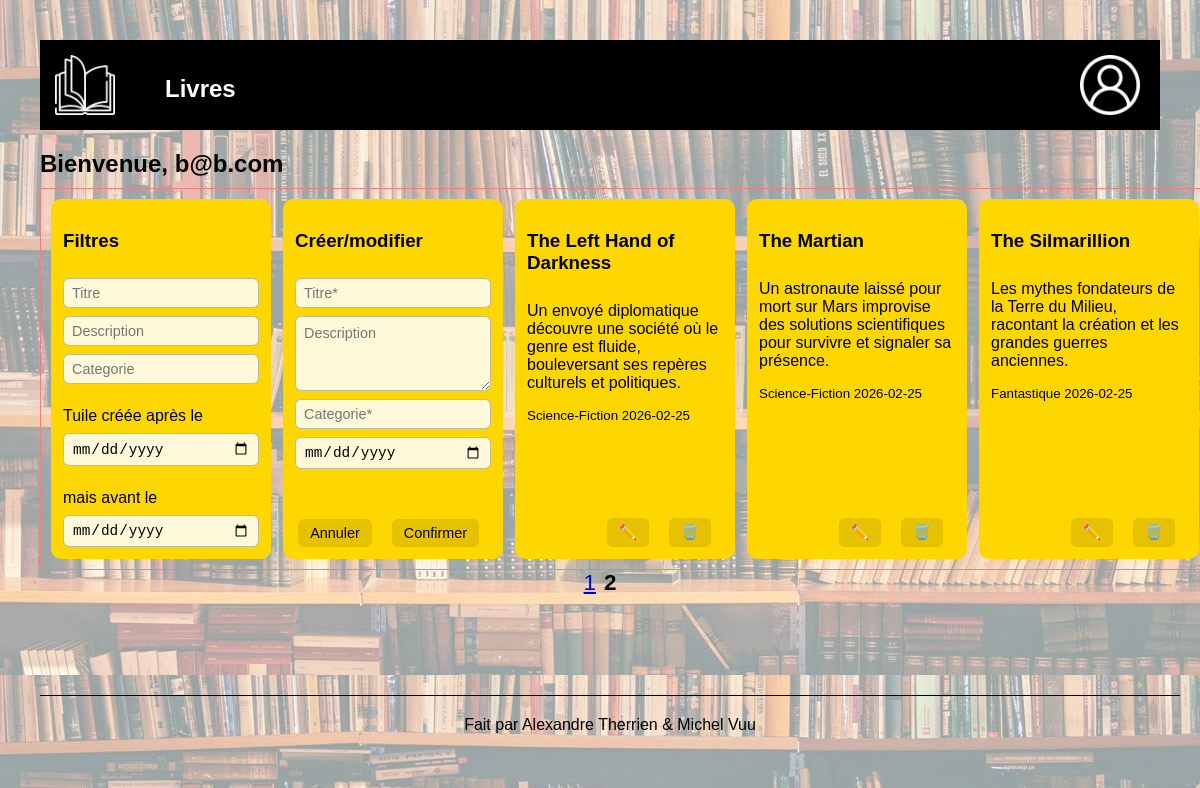
/user_home.php?page=2 (signed in), run on the app's committed database.
### tables this page shows
CREATE TABLE `tiles` (
  `tile_id` int(11) NOT NULL,
  `title` varchar(255) NOT NULL,
  `tile_date` date NOT NULL,
  `category` varchar(100) DEFAULT NULL,
  `description` text NOT NULL,
  `account_id` int(11) NOT NULL
);

### public/user_home.php (the view, shortened to what this page needs)
<?php
require_once __DIR__ . '/../includes/db.php';
$query_admin = $bdd->prepare("
        SELECT admin
        FROM accounts
        WHERE account_id = :account_id
        ");
$query_admin->execute(['account_id' => $_SESSION['account_id']]);
$isAdmin = (bool)$query_admin->fetchColumn();
if ($isAdmin) {
    $query_count = $bdd->prepare("SELECT COUNT(*) FROM tiles");
    $query_count->execute();
} else {
    $query_count = $bdd->prepare("SELECT COUNT(*) FROM tiles WHERE account_id = :account_id");
    $query_count->execute(['account_id' => $_SESSION['account_id']]);
}
$perPage = 15;
$page = max(1, (int)($_GET['page'] ?? 1));
$offset = ($page -1) * $perPage;
$total_tiles = (int)$query_count->fetchColumn();
$total_pages = (int)ceil($total_tiles / $perPage);
$sql = "SELECT tile_id, title, tile_date, category, description
        FROM tiles ";
if (!$isAdmin) {
        $sql .= "WHERE account_id = :account_id ";
}
$sql .= "ORDER BY title ASC
         LIMIT $perPage OFFSET $offset";
$query = $bdd->prepare($sql);
if (!$isAdmin) {$query->execute(['account_id' => $_SESSION['account_id']]);}
else {$query->execute();}
$tiles = $query->fetchAll(PDO::FETCH_ASSOC);
?>
<!DOCTYPE html>
<html lang="fr">
<head>
        <link rel="stylesheet" href="./assets/css/style.css">
</head>
<body>
        <?php include('./partials/header.php'); ?>
<h2>Bienvenue, <?=  ($_SESSION['account_name']) ?></h2>
<div class="container">
        <div class="tile">
                <form>
                        <h3>Filtres</h3>
                        <input type="text" id="title_f" placeholder="Titre" onkeyup="filterTiles()">
                        <input type="text" id="description_f" placeholder="Description" onkeyup="filterTiles()">
                        <input type="text" id="category_f" placeholder="Categorie" onkeyup="filterTiles()">
                        <label>Tuile créée après le</label><input type="date" id="date_begin_f" placeholder="Date création" onchange="filterTiles()">
                        <label>mais avant le</label><input type="date" id="date_end_f" onchange="filterTiles()">
                </form>
        </div>
        <div class="tile">
                <form id="tile_form">
                        <h3>Créer/modifier</h3>
                        <input type="text" id="title_m" name="title" placeholder="Titre*" required>
                        <textarea id="description_m" name="description" placeholder="Description" rows="3"
                                oninput="this.style.height='';this.style.height=this.scrollHeight+'px'"></textarea>
                        <input type="text" id="category_m" name="category" placeholder="Categorie*" required></input>
                        <input type="date" id="date_m" name="tile_date" required></input>
                        <div class="tile-actions">
                                <button type="button" id="btn-cancel-edit">Annuler</button>
                                <button type="submit">Confirmer</button>
                        </div>
                </form>
        </div>
        <div id="tiles_result">
                <?php foreach ($tiles as $tile): ?>
                        <div class="tile" data-tile-id="<?= (int)$tile['tile_id'] ?>">
                                <h3><?= htmlspecialchars($tile['title']) ?></h3>
                                <p><?= htmlspecialchars($tile['description']) ?></p>
                                <small>
                                        <span><?= htmlspecialchars($tile['category']) ?></span>
                                        <span><?= htmlspecialchars($tile['tile_date']) ?></span>
                                </small>
                                <div class="tile-actions">
                                        <button type="button" class="btn-edit">✏️</button>
                                        <button type="button" class="btn-delete">🗑️</button>
                                </div>
                        </div>
                <?php endforeach; ?>
        </div>
</div>
<nav class="pagination">
        <?php for ($i = 1; $i <= $total_pages; $i++): ?>
                <?php if ($i === $page): ?>
                        <strong><?= $i ?></strong>
                <?php else: ?>
                        <a href="?page=<?= $i ?>"><?= $i ?></a>
                <?php endif; ?>
        <?php endfor; ?>
</nav>
<?php include('./partials/footer.php'); ?>
</body></html>

### public/assets/css/style.css (style rules this page uses)
html, body { height:100%; margin:0; }
body { background-image: linear-gradient(rgba(255, 255, 255, 0.6), rgba(255, 255, 255, 0.6)), url("../images/books.jpg"); font-family: Arial, sans-serif; padding: 40px; box-sizing: border-box; position: relative; display:flex; flex-direction:column; }
h1, h2 { margin-bottom: 10px; }
form { background: white; padding: 20px; width: 18vw; border: 1px solid #ccc; border-radius: 10px; }
label { display: block; margin-top: 15px; width: 18vw; margin-right: 1vw; }
input { padding: 0; padding-top: 10px; padding-bottom: 10px; width: 17.9vw; margin-top: 5px; border-style: none; background-color: #efefef; border-radius: 5px; ; }
button { margin-top: 15px; cursor: pointer; background-color: darkorange; margin-right: 1vw; padding: 10px 5px 10px 5px; border-radius: 5px; border-style: solid; border-color: white; width: 18vw; }
p { margin-top: 10px; }
.container { padding: 10px; border: 1px solid lightcoral; display: grid; grid-template-columns: repeat(auto-fit, minmax(220px, 1fr)); gap: 12px; max-width: 1200px; margin: 0 auto; }
.tile { position: relative; background-color: gold; padding: 12px; border-radius: 10px; display: flex; flex-direction: column; min-height: 160px; overflow: hidden; }
.tile-actions { margin-top: auto; display: flex; justify-content: flex-end; gap: 8px; }
.tile-actions button { margin-top: 0; align-self: center; border: none; background: rgba(0, 0, 0, 0.1); cursor: pointer; padding: 4px 6px; border-radius: 4px; font-size: 0.9rem; }
.tile form { background: transparent; padding: 0; width: 100%; border: 0; border-radius: 0; display: flex; flex-direction: column; gap: 8px; height: 100%; min-width: 0; }
.tile input { width: 100%; max-width: 100%; box-sizing: border-box; margin-top: 0; padding: 6px 8px; font-size: 0.9rem; border-radius: 6px; border: 1px solid rgba(0, 0, 0, 0.25); background: rgba(255, 255, 255, 0.85); }
.tile textarea { width: 100%; box-sizing: border-box; padding: 6px 8px; font-size: 0.9rem; font-family: inherit; line-height: 1.4; border-radius: 6px; border: 1px solid rgba(0, 0, 0, 0.25); background: rgba(255, 255, 255, 0.85); resize: vertical; outline: none; }
.tile button { width: auto; margin-top: auto; align-self: flex-end; padding: 6px 12px; font-size: 0.9rem; background: rgba(0, 0, 0, 0.1); border: none; border-radius: 6px; cursor: pointer; }
#tiles_result { display: contents; }
.pagination { font-size: 1.4rem; display: flex; justify-content: center; gap: 8px; }

### data on the page
tiles: title "The Left Hand of Darkness", description "Un envoyé diplomatique découvre une société où le genre est fluide, bouleversant ses repères culturels et politiques.", category "Science-Fiction", tile_date "2026-02-25"
tiles: title "The Martian", description "Un astronaute laissé pour mort sur Mars improvise des solutions scientifiques pour survivre et signaler sa présence.", category "Science-Fiction", tile_date "2026-02-25"
tiles: title "The Silmarillion", description "Les mythes fondateurs de la Terre du Milieu, racontant la création et les grandes guerres anciennes.", category "Fantastique", tile_date "2026-02-25"

### other printed values
$_SESSION['account_name'] "b@b.com"
